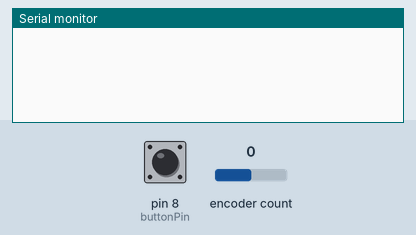
Simulated run of this sketch. Board: Arduino Leonardo, built with avr-gcc and run on an emulated ATmega32U4. On the bench: the last lines printed to the serial monitor. Inputs (shaded band) come from the test bench; at power-on: encoder count 0, pin 8 (buttonPin) LOW. USB keyboard and mouse output is not drawn.

Above: at 1.2 s.
1.3 s: encoder count set to 1
At 2.4 s:
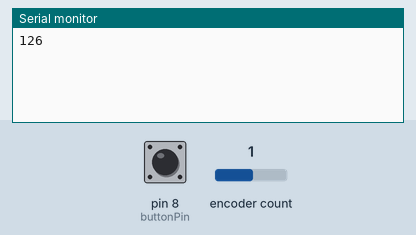
2.8 s: pin 8 (buttonPin) pulled HIGH for 0.15 s
At 4.1 s:
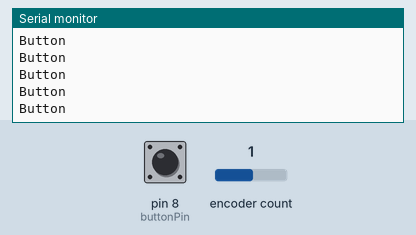
4.4 s: encoder count set to 0
At 4.7 s:
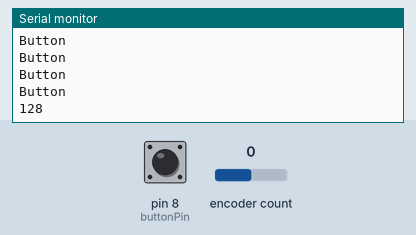

The sketch:

RotaryEncoder2Joystick.ino
```cpp
/*
    Rotary Encoder - Polling Example

    The circuit:
    * encoder pin A to Arduino pin 2
    * encoder pin B to Arduino pin 3
    * encoder ground pin to ground (GND)

*/

#include <Rotary.h>
#include <Joystick.h>

Rotary r = Rotary(4, 7);
int buttonPin = 8;
int joystickLimit = 255;
float pos = joystickLimit / 2;
float changeSpeed = 1;

void setup() {
  Serial.begin(9600);
  r.begin(true);
  pinMode(buttonPin, INPUT);
  Joystick.begin();
}

void loop() {
  unsigned char result = r.process();
  if (result) {
    if (result == DIR_CW) {
      pos -= changeSpeed;
    } else {
      pos += changeSpeed;
    }

    if (pos < 0) pos = 0;
    if (pos > joystickLimit) pos = joystickLimit;

    Joystick.setXAxis(round(pos)-127);
    Serial.println(round(pos));
  }

  if (digitalRead(buttonPin) == HIGH) {
    Serial.println("Button");
    pos = joystickLimit / 2;
  }
}
```

Measured:
- after the input at 1.3 s, the serial monitor: prints a new line at once (image 1)
- after the input at 2.8 s, the serial monitor: prints a new line at once (image 2)
- after the input at 4.4 s, the serial monitor: prints a new line at once (image 3)
